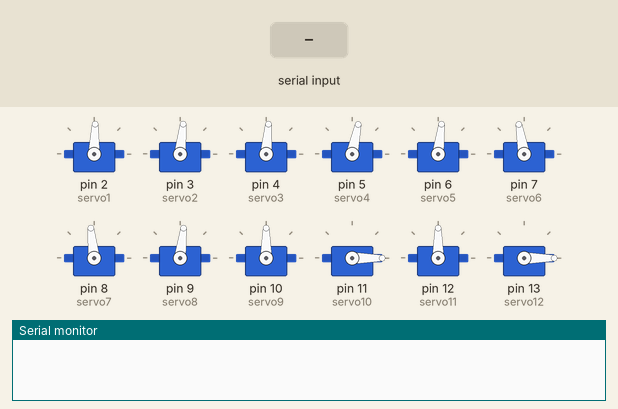
Bench run of a sketch on a simulated Arduino Uno, built with avr-gcc and run on an emulated ATmega328P. On the bench: 12 × servo, the last lines printed to the serial monitor. The test bench sets the inputs (shaded band).

Above: at 4.2 s.
4.3 s: "1" received over the second serial link
At 4.76 s:
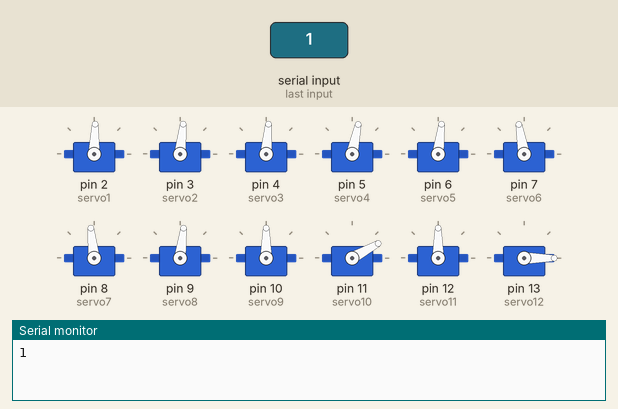
At 5.37 s:
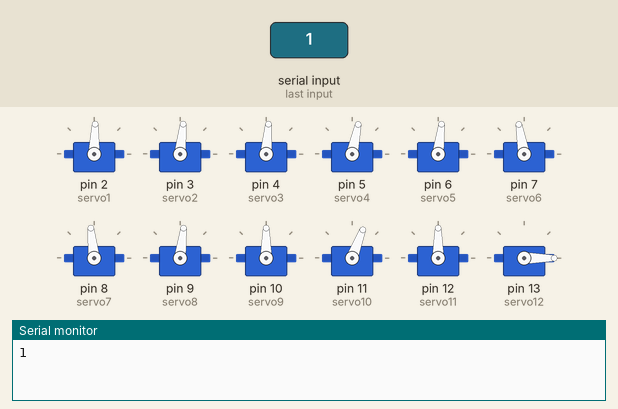
Timing chart, 0 to 13.3 s (numbered marks = the images above; inputs shaded):
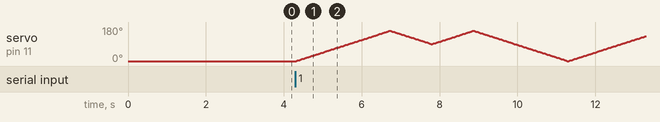

The sketch:

Humanoide.ino
```cpp
#include<Servo.h>
#include<SoftwareSerial.h>
SoftwareSerial mySerial(A5,A4); //TX,RX
char bt;
Servo servo1;
Servo servo2;
Servo servo3;
Servo servo4;
Servo servo5;
Servo servo6;
Servo servo7;
Servo servo8;
Servo servo9;
Servo servo10;
Servo servo11;
Servo servo12;

void setup() {
  Serial.begin(9600);
  mySerial.begin(9600);
  servo1.attach(2);
  servo2.attach(3);
  servo3.attach(4);
  servo4.attach(5);
  servo5.attach(6);
  servo6.attach(7);
  servo7.attach(8);
  servo8.attach(9);
  servo9.attach(10);
  servo10.attach(11);
  servo11.attach(12);
  servo12.attach(13);
  initial_position();
  delay(3000);

}

void loop() {
  if(mySerial.available()>0) {
    bt=mySerial.read();
    Serial.println(bt);
  }
  if(bt=='1') {
    hi_Lside();
    initial_position();
  }
}

void initial_position() {
  servo1.write(88);
  servo2.write(84);
  servo3.write(85);
  servo4.write(78);

  servo5.write(83);
  servo6.write(100);
  servo7.write(96);
  servo8.write(83);

  servo9.write(90);
  servo10.write(0);
  servo11.write(90);
  servo12.write(0);
}

void hi_Lside() {
  for(int i=0; i<=160; i++) {
    servo10.write(i);
    delay(15);
  }
  for(int i=160; i>=90; i--) {
    servo10.write(i);
    delay(15);
  }
  for(int i=90; i<=160; i++) {
    servo10.write(i);
    delay(15);
  }
  for(int i=160; i>=0; i--) {
    servo10.write(i);
    delay(15);
  }
}
```
